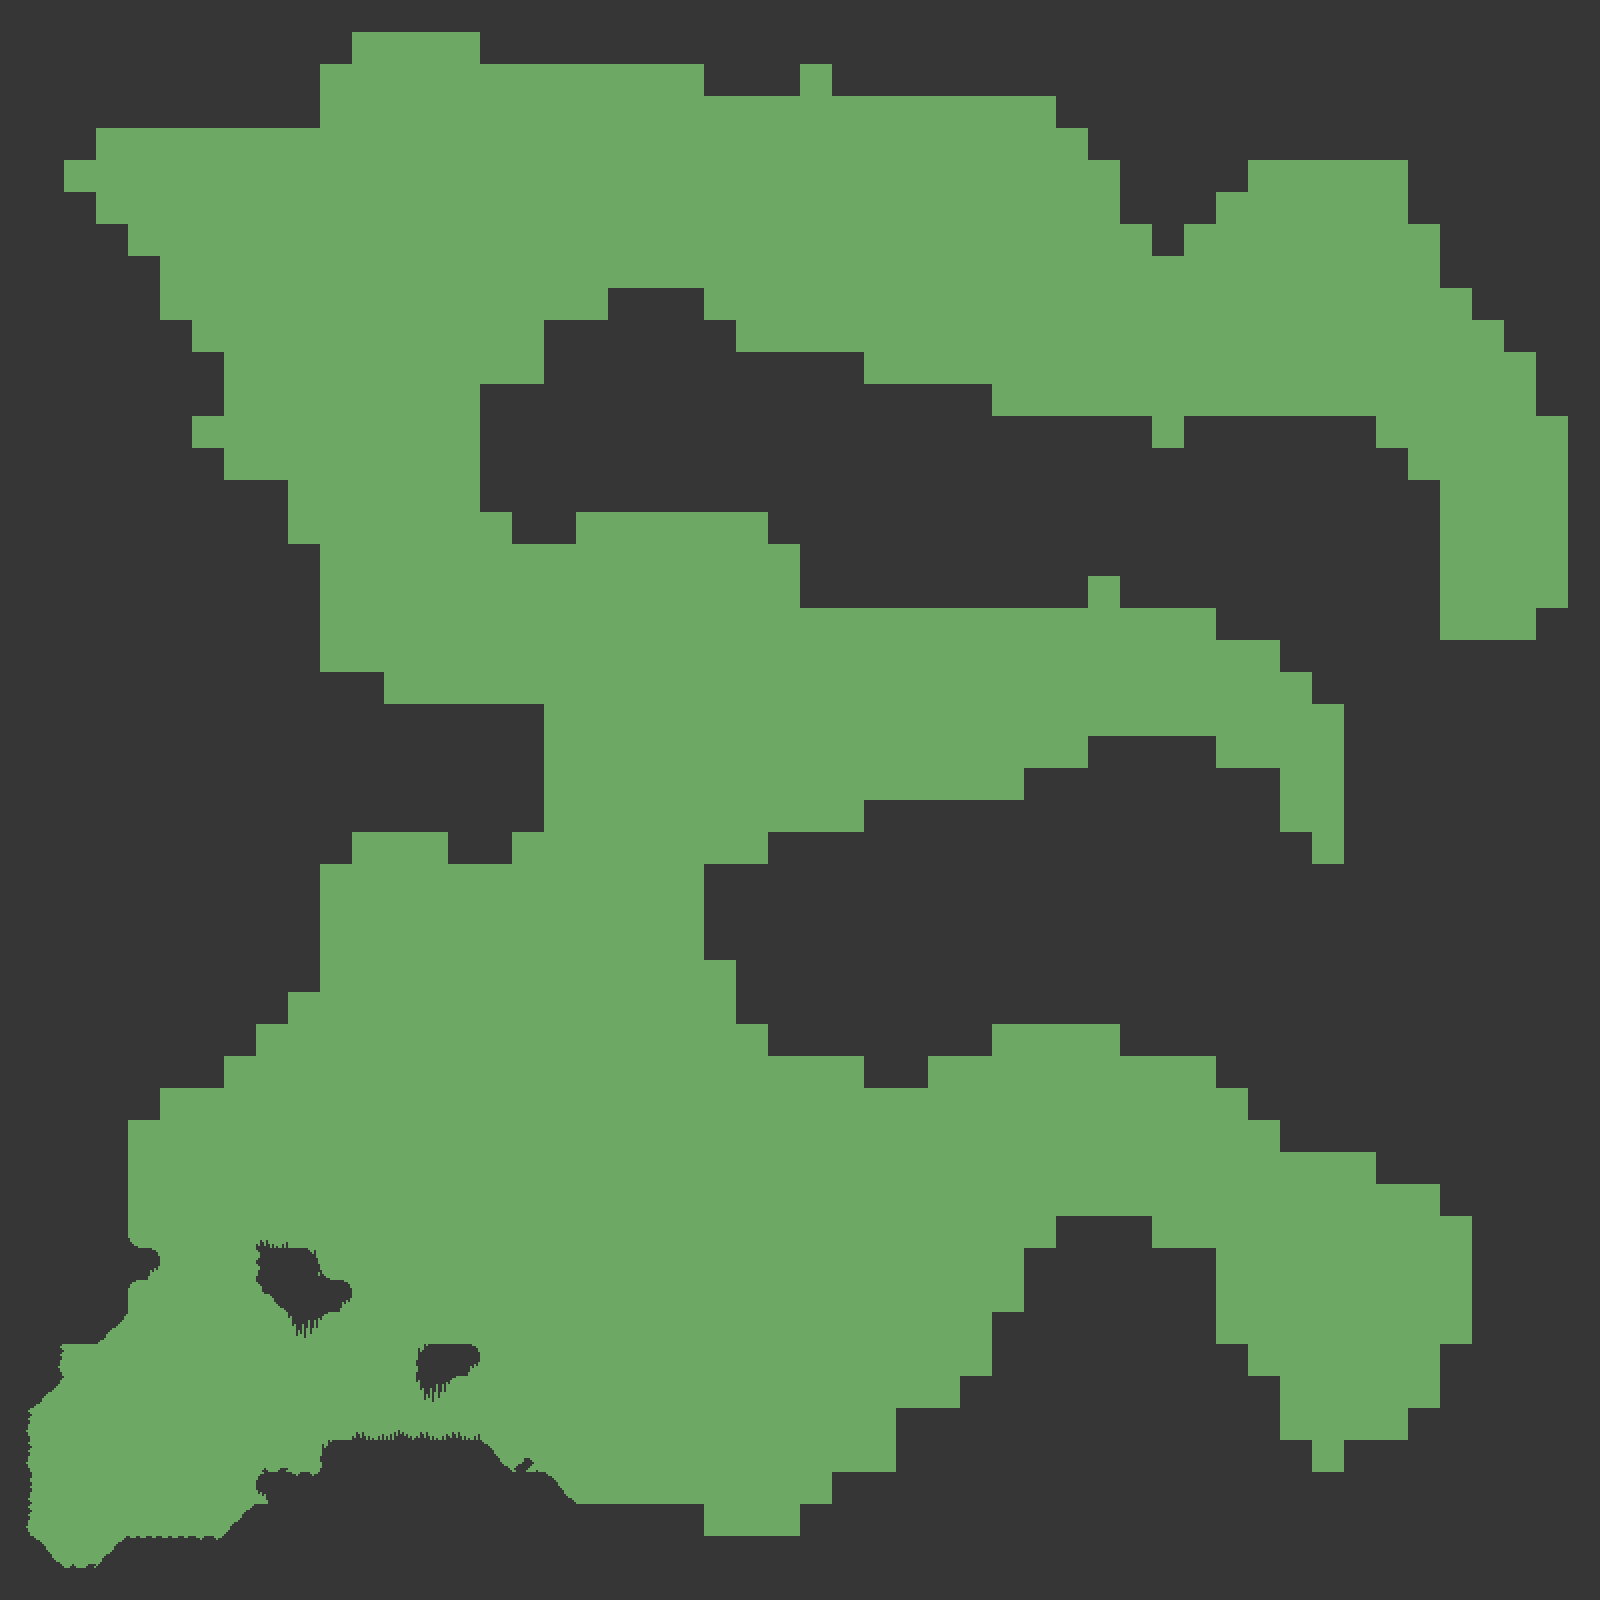

Below is a game level as drawn by its tile map, then a one-line description and the .tmx file that defines it, in full:
An orthogonal 50x50 tile map with 32x32 px tiles, 1 tile layer (Foreground) and 2 objects.

<map version="1.0" orientation="orthogonal" width="50" height="50" tilewidth="32" tileheight="32" backgroundcolor="#6da965">
 <tileset firstgid="1" name="mininicular" tilewidth="32" tileheight="32">
  <image source="mininicular.png" width="256" height="256" />
 </tileset>
 <layer name="Foreground" width="50" height="50">
  <data encoding="csv">
1,1,1,1,1,1,1,1,1,1,1,1,1,1,1,1,1,1,1,1,1,1,1,1,1,1,1,1,1,1,1,1,1,1,1,1,1,1,1,1,1,1,1,1,1,1,1,1,1,1,
1,1,1,1,1,1,1,1,1,1,1,0,0,0,0,1,1,1,1,1,1,1,1,1,1,1,1,1,1,1,1,1,1,1,1,1,1,1,1,1,1,1,1,1,1,1,1,1,1,1,
1,1,1,1,1,1,1,1,1,1,0,0,0,0,0,0,0,0,0,0,0,0,1,1,1,0,1,1,1,1,1,1,1,1,1,1,1,1,1,1,1,1,1,1,1,1,1,1,1,1,
1,1,1,1,1,1,1,1,1,1,0,0,0,0,0,0,0,0,0,0,0,0,0,0,0,0,0,0,0,0,0,0,0,1,1,1,1,1,1,1,1,1,1,1,1,1,1,1,1,1,
1,1,1,0,0,0,0,0,0,0,0,0,0,0,0,0,0,0,0,0,0,0,0,0,0,0,0,0,0,0,0,0,0,0,1,1,1,1,1,1,1,1,1,1,1,1,1,1,1,1,
1,1,0,0,0,0,0,0,0,0,0,0,0,0,0,0,0,0,0,0,0,0,0,0,0,0,0,0,0,0,0,0,0,0,0,1,1,1,1,0,0,0,0,0,1,1,1,1,1,1,
1,1,1,0,0,0,0,0,0,0,0,0,0,0,0,0,0,0,0,0,0,0,0,0,0,0,0,0,0,0,0,0,0,0,0,1,1,1,0,0,0,0,0,0,1,1,1,1,1,1,
1,1,1,1,0,0,0,0,0,0,0,0,0,0,0,0,0,0,0,0,0,0,0,0,0,0,0,0,0,0,0,0,0,0,0,0,1,0,0,0,0,0,0,0,0,1,1,1,1,1,
1,1,1,1,1,0,0,0,0,0,0,0,0,0,0,0,0,0,0,0,0,0,0,0,0,0,0,0,0,0,0,0,0,0,0,0,0,0,0,0,0,0,0,0,0,1,1,1,1,1,
1,1,1,1,1,0,0,0,0,0,0,0,0,0,0,0,0,0,0,1,1,1,0,0,0,0,0,0,0,0,0,0,0,0,0,0,0,0,0,0,0,0,0,0,0,0,1,1,1,1,
1,1,1,1,1,1,0,0,0,0,0,0,0,0,0,0,0,1,1,1,1,1,1,0,0,0,0,0,0,0,0,0,0,0,0,0,0,0,0,0,0,0,0,0,0,0,0,1,1,1,
1,1,1,1,1,1,1,0,0,0,0,0,0,0,0,0,0,1,1,1,1,1,1,1,1,1,1,0,0,0,0,0,0,0,0,0,0,0,0,0,0,0,0,0,0,0,0,0,1,1,
1,1,1,1,1,1,1,0,0,0,0,0,0,0,0,1,1,1,1,1,1,1,1,1,1,1,1,1,1,1,1,0,0,0,0,0,0,0,0,0,0,0,0,0,0,0,0,0,1,1,
1,1,1,1,1,1,0,0,0,0,0,0,0,0,0,1,1,1,1,1,1,1,1,1,1,1,1,1,1,1,1,1,1,1,1,1,0,1,1,1,1,1,1,0,0,0,0,0,0,1,
1,1,1,1,1,1,1,0,0,0,0,0,0,0,0,1,1,1,1,1,1,1,1,1,1,1,1,1,1,1,1,1,1,1,1,1,1,1,1,1,1,1,1,1,0,0,0,0,0,1,
1,1,1,1,1,1,1,1,1,0,0,0,0,0,0,1,1,1,1,1,1,1,1,1,1,1,1,1,1,1,1,1,1,1,1,1,1,1,1,1,1,1,1,1,1,0,0,0,0,1,
1,1,1,1,1,1,1,1,1,0,0,0,0,0,0,0,1,1,0,0,0,0,0,0,1,1,1,1,1,1,1,1,1,1,1,1,1,1,1,1,1,1,1,1,1,0,0,0,0,1,
1,1,1,1,1,1,1,1,1,1,0,0,0,0,0,0,0,0,0,0,0,0,0,0,0,1,1,1,1,1,1,1,1,1,1,1,1,1,1,1,1,1,1,1,1,0,0,0,0,1,
1,1,1,1,1,1,1,1,1,1,0,0,0,0,0,0,0,0,0,0,0,0,0,0,0,1,1,1,1,1,1,1,1,1,0,1,1,1,1,1,1,1,1,1,1,0,0,0,0,1,
1,1,1,1,1,1,1,1,1,1,0,0,0,0,0,0,0,0,0,0,0,0,0,0,0,0,0,0,0,0,0,0,0,0,0,0,0,0,1,1,1,1,1,1,1,0,0,0,1,1,
1,1,1,1,1,1,1,1,1,1,0,0,0,0,0,0,0,0,0,0,0,0,0,0,0,0,0,0,0,0,0,0,0,0,0,0,0,0,0,0,1,1,1,1,1,1,1,1,1,1,
1,1,1,1,1,1,1,1,1,1,1,1,0,0,0,0,0,0,0,0,0,0,0,0,0,0,0,0,0,0,0,0,0,0,0,0,0,0,0,0,0,1,1,1,1,1,1,1,1,1,
1,1,1,1,1,1,1,1,1,1,1,1,1,1,1,1,1,0,0,0,0,0,0,0,0,0,0,0,0,0,0,0,0,0,0,0,0,0,0,0,0,0,1,1,1,1,1,1,1,1,
1,1,1,1,1,1,1,1,1,1,1,1,1,1,1,1,1,0,0,0,0,0,0,0,0,0,0,0,0,0,0,0,0,0,1,1,1,1,0,0,0,0,1,1,1,1,1,1,1,1,
1,1,1,1,1,1,1,1,1,1,1,1,1,1,1,1,1,0,0,0,0,0,0,0,0,0,0,0,0,0,0,0,1,1,1,1,1,1,1,1,0,0,1,1,1,1,1,1,1,1,
1,1,1,1,1,1,1,1,1,1,1,1,1,1,1,1,1,0,0,0,0,0,0,0,0,0,0,1,1,1,1,1,1,1,1,1,1,1,1,1,0,0,1,1,1,1,1,1,1,1,
1,1,1,1,1,1,1,1,1,1,1,0,0,0,1,1,0,0,0,0,0,0,0,0,1,1,1,1,1,1,1,1,1,1,1,1,1,1,1,1,1,0,1,1,1,1,1,1,1,1,
1,1,1,1,1,1,1,1,1,1,0,0,0,0,0,0,0,0,0,0,0,0,1,1,1,1,1,1,1,1,1,1,1,1,1,1,1,1,1,1,1,1,1,1,1,1,1,1,1,1,
1,1,1,1,1,1,1,1,1,1,0,0,0,0,0,0,0,0,0,0,0,0,1,1,1,1,1,1,1,1,1,1,1,1,1,1,1,1,1,1,1,1,1,1,1,1,1,1,1,1,
1,1,1,1,1,1,1,1,1,1,0,0,0,0,0,0,0,0,0,0,0,0,1,1,1,1,1,1,1,1,1,1,1,1,1,1,1,1,1,1,1,1,1,1,1,1,1,1,1,1,
1,1,1,1,1,1,1,1,1,1,0,0,0,0,0,0,0,0,0,0,0,0,0,1,1,1,1,1,1,1,1,1,1,1,1,1,1,1,1,1,1,1,1,1,1,1,1,1,1,1,
1,1,1,1,1,1,1,1,1,0,0,0,0,0,0,0,0,0,0,0,0,0,0,1,1,1,1,1,1,1,1,1,1,1,1,1,1,1,1,1,1,1,1,1,1,1,1,1,1,1,
1,1,1,1,1,1,1,1,0,0,0,0,0,0,0,0,0,0,0,0,0,0,0,0,1,1,1,1,1,1,1,0,0,0,0,1,1,1,1,1,1,1,1,1,1,1,1,1,1,1,
1,1,1,1,1,1,1,0,0,0,0,0,0,0,0,0,0,0,0,0,0,0,0,0,0,0,0,1,1,0,0,0,0,0,0,0,0,0,1,1,1,1,1,1,1,1,1,1,1,1,
1,1,1,1,1,0,0,0,0,0,0,0,0,0,0,0,0,0,0,0,0,0,0,0,0,0,0,0,0,0,0,0,0,0,0,0,0,0,0,1,1,1,1,1,1,1,1,1,1,1,
1,1,1,1,0,0,0,0,0,0,0,0,0,0,0,0,0,0,0,0,0,0,0,0,0,0,0,0,0,0,0,0,0,0,0,0,0,0,0,0,1,1,1,1,1,1,1,1,1,1,
1,1,1,1,0,0,0,0,0,0,0,0,0,0,0,0,0,0,0,0,0,0,0,0,0,0,0,0,0,0,0,0,0,0,0,0,0,0,0,0,0,0,0,1,1,1,1,1,1,1,
1,1,1,1,0,0,0,0,0,0,0,0,0,0,0,0,0,0,0,0,0,0,0,0,0,0,0,0,0,0,0,0,0,0,0,0,0,0,0,0,0,0,0,0,0,1,1,1,1,1,
1,1,1,1,35,0,0,0,51,0,0,0,0,0,0,0,0,0,0,0,0,0,0,0,0,0,0,0,0,0,0,0,0,1,1,1,0,0,0,0,0,0,0,0,0,0,1,1,1,1,
1,1,1,1,10,0,0,0,25,18,35,0,0,0,0,0,0,0,0,0,0,0,0,0,0,0,0,0,0,0,0,0,1,1,1,1,1,1,0,0,0,0,0,0,0,0,1,1,1,1,
1,1,1,1,27,0,0,0,19,1,10,0,0,0,0,0,0,0,0,0,0,0,0,0,0,0,0,0,0,0,0,0,1,1,1,1,1,1,0,0,0,0,0,0,0,0,1,1,1,1,
1,1,1,20,0,0,0,0,0,49,27,0,0,0,0,0,0,0,0,0,0,0,0,0,0,0,0,0,0,0,0,1,1,1,1,1,1,1,0,0,0,0,0,0,0,0,1,1,1,1,
1,26,0,0,0,0,0,0,0,0,0,0,0,17,10,0,0,0,0,0,0,0,0,0,0,0,0,0,0,0,0,1,1,1,1,1,1,1,1,0,0,0,0,0,0,1,1,1,1,1,
1,20,0,0,0,0,0,0,0,0,0,0,0,49,27,0,0,0,0,0,0,0,0,0,0,0,0,0,0,0,1,1,1,1,1,1,1,1,1,1,0,0,0,0,0,1,1,1,1,1,
26,0,0,0,0,0,0,0,0,0,0,51,52,51,51,0,0,0,0,0,0,0,0,0,0,0,0,0,1,1,1,1,1,1,1,1,1,1,1,1,0,0,0,0,1,1,1,1,1,1,
26,0,0,0,0,0,0,0,44,0,17,1,1,1,1,12,43,0,0,0,0,0,0,0,0,0,0,0,1,1,1,1,1,1,1,1,1,1,1,1,1,0,1,1,1,1,1,1,1,1,
34,0,0,0,0,0,0,0,9,3,1,1,1,1,1,1,1,12,0,0,0,0,0,0,0,0,1,1,1,1,1,1,1,1,1,1,1,1,1,1,1,1,1,1,1,1,1,1,1,1,
26,0,0,0,0,0,0,11,1,1,1,1,1,1,1,1,1,1,1,1,1,1,0,0,0,1,1,1,1,1,1,1,1,1,1,1,1,1,1,1,1,1,1,1,1,1,1,1,1,1,
1,12,44,11,4,4,3,1,1,1,1,1,1,1,1,1,1,1,1,1,1,1,1,1,1,1,1,1,1,1,1,1,1,1,1,1,1,1,1,1,1,1,1,1,1,1,1,1,1,1,
1,1,1,1,1,1,1,1,1,1,1,1,1,1,1,1,1,1,1,1,1,1,1,1,1,1,1,1,1,1,1,1,1,1,1,1,1,1,1,1,1,1,1,1,1,1,1,1,1,1
</data>
 </layer>
 <objectgroup name="Platforms" width="50" height="50">
  <object x="22" y="1405">
   <polyline points="0,0 -3,135 38,175 82,177 109,144 203,146 240,110 245,76 307,79 310,48 457,45 459,45" />
  </object>
  <object x="419" y="1346">
   <properties>
    <property name="jump_through" value="true" />
   </properties>
   <polyline points="0,0 59,0 59,18 16,40 -1,29 0,1" />
  </object>
 </objectgroup>
</map>